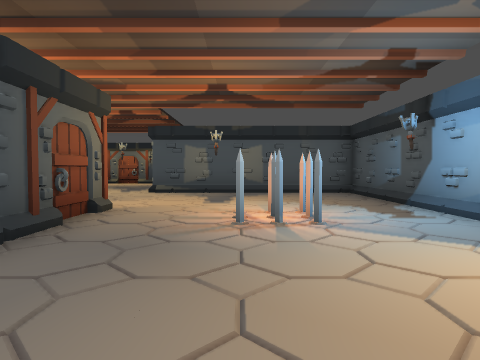
View 1 (above)

15 first-person views from a walk through a Godot game level. The camera is 1.4 m above the floor, tilts 2° down and sees 75° across. The floor is counted in squares, 2 m on a side. Each view is taken from the middle of a square. On the plan, view 1 faces up. The plan holds only what a view shows up to about 10 squares ahead; the rest is blank. The place goes on beyond the plan.

View 2
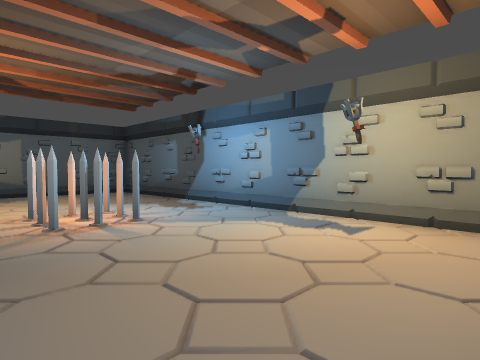

View 3
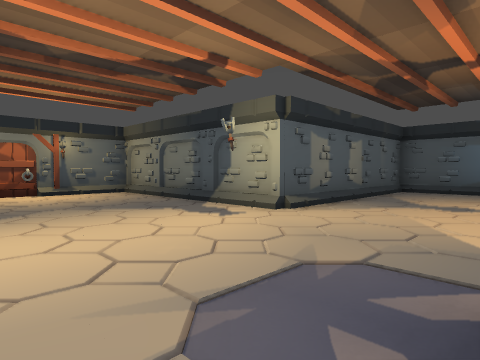

View 4
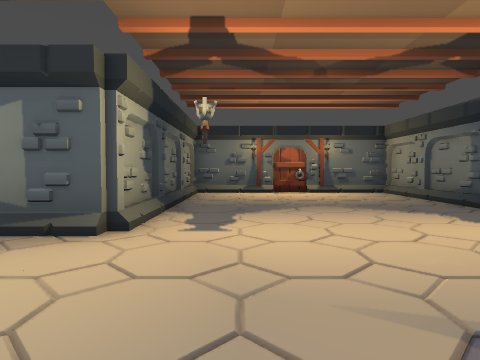

View 5
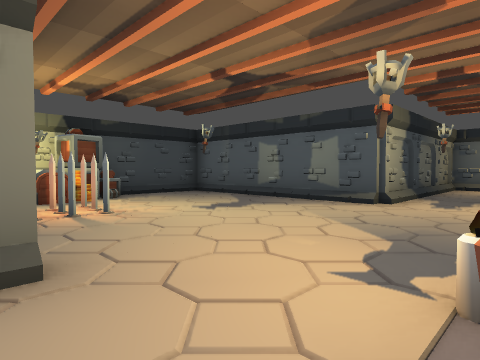

View 6
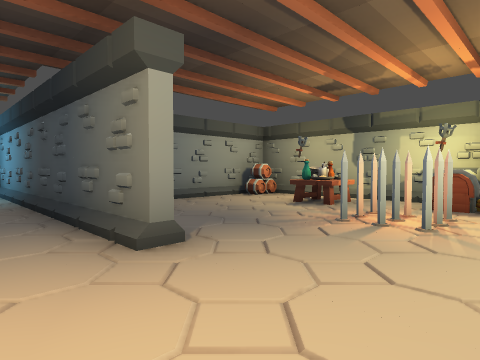

View 7
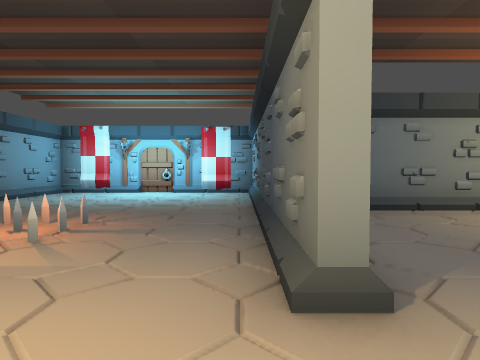

View 8
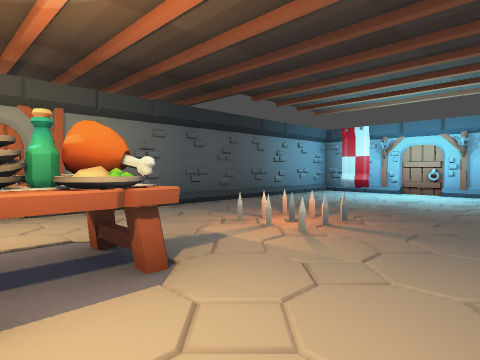

View 9
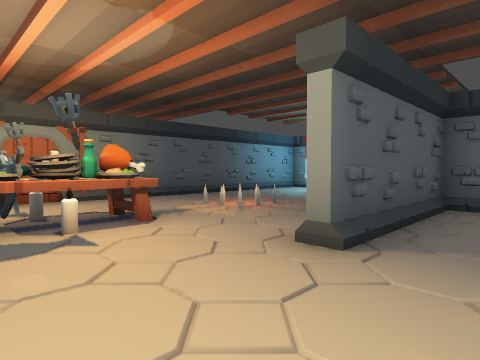

View 10
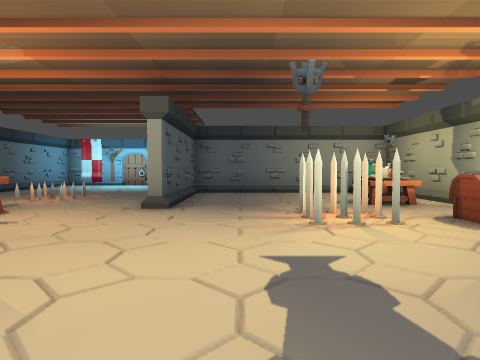

View 11
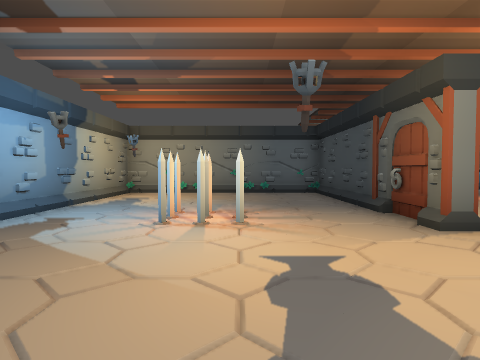

View 12
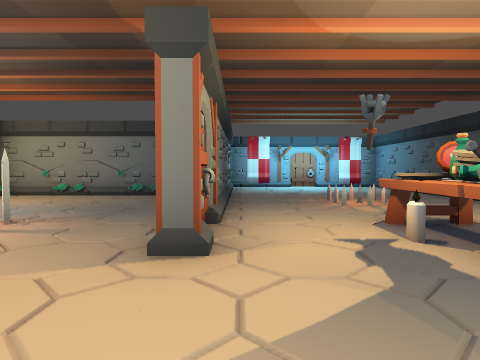

View 13
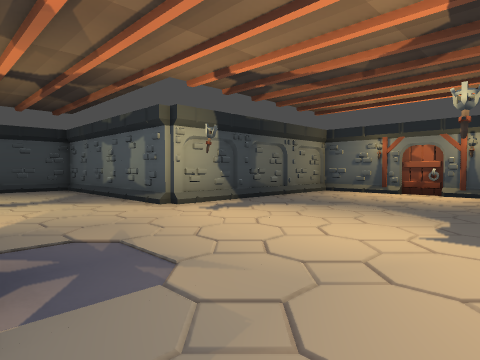

View 14
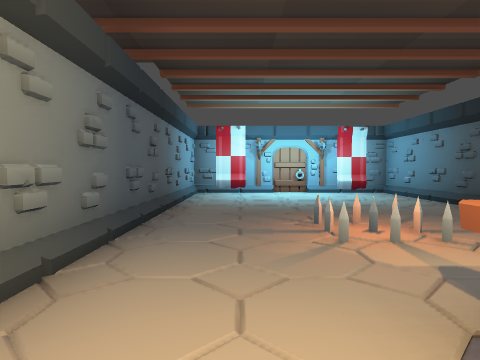

View 15
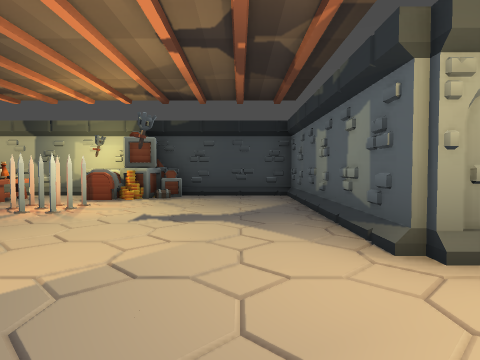

### Floor plan
Key: @ floor where view 1 was taken; # wall or solid block; . floor; / step, stairs or slope; ^ raised ledge; S spikes; C crate; I coin; H chest; A candle; B barrel; O other object.
Columns run from 15 left of view 1 to 4 right of it. Each row starts with its distance up from view 1.
 16        ######
 15       #/.////#
 14       #/..../#
 13       #/..../#
 12       #/..../#
 11       #/..../#
 10  ######/..../######
  9 #//////......//////#
  8 #/................/#
  7 #/................/#
  6 CI.......^^......./#
  5 CHHSS....AA./#.SS./#
  4 #/.SS....^^./#.SS./#
  3 #/O.../#..../#..../#
  2 #/O.../#.SS./#..../#
  1 #/..../#.SS./#..../#
  0  B/////#..../#/@///#
 -1   ######..../######
 -2       #/..../#
 -3       #/..../#
 -4       #//////#
 -5        ######

Positions as (right, up) in squares from view 1, and headings:
1: (0, 0), facing up
2: (-1, 0), facing up-right
3: (-7, 6), facing up-right
4: (-7, 6), facing up
5: (-6, 3), facing up-left
6: (-7, 6), facing down-left
7: (-8, 5), facing down
8: (-8, 5), facing down-right
9: (-10, 6), facing down-right
10: (-10, 9), facing down
11: (0, 9), facing down
12: (-3, 8), facing down
13: (-3, 6), facing up-left
14: (-4, 5), facing down
15: (-6, 8), facing left
